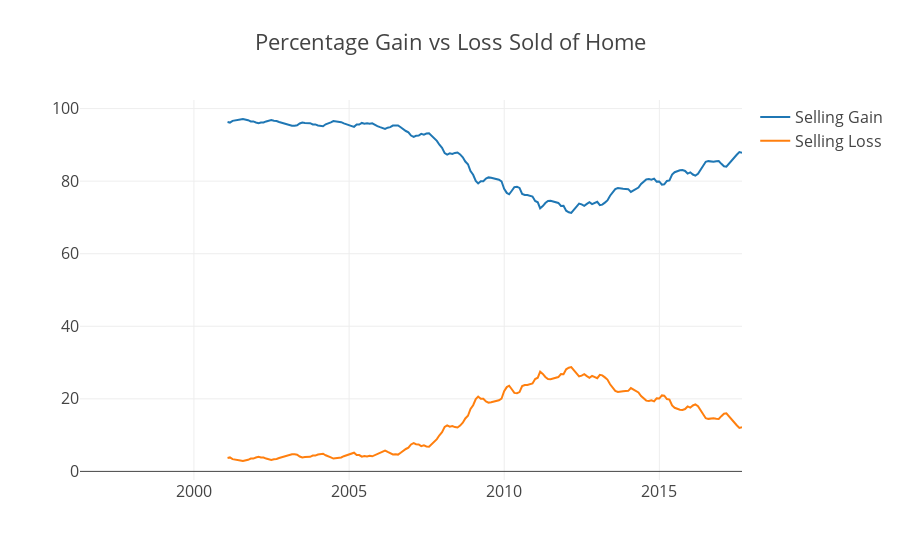

Here is the notebook cell this chart was saved with:
### Markdown cell above
* The year 2008 is year of recession, so value of home decreased so much.
***
## Percentage Gain or Loss of Sold Home
* PctOfHomesSellingForGain,The percentage of homes in an area that sold for a price higher than the previous sale price
* PctOfHomesSellingForLoss,The percentage of homes in an area that sold for a price lower than the previous sale price

### Code cell
data = [go.Scatter(x = state_month['Date'], y = state_month['PctOfHomesSellingForGain_AllHomes'], name = 'Selling Gain'),
        go.Scatter(x = state_month['Date'], y = state_month['PctOfHomesSellingForLoss_AllHomes'], name = 'Selling Loss'),
       ]
       
layout = {'title': 'Percentage Gain vs Loss Sold of Home ', 'font': dict(size=16),}

py.iplot({'data':data,'layout': layout})

### Figure 1 — Plotly figure (JSON) as saved in the notebook; plotly's stock layout.template omitted (floating-point values rounded to 4 significant figures; data arrays with more than 128 entries replaced by an {"elided": "..."} marker saying what was removed)
{"data": [{"name": "Selling Gain", "type": "scatter", "x": {"elided": "257 str values"}, "y": {"elided": "257 float values"}}, {"name": "Selling Loss", "type": "scatter", "x": {"elided": "257 str values"}, "y": {"elided": "257 float values"}}], "layout": {"font": {"size": 16}, "title": "Percentage Gain vs Loss Sold of Home "}}
